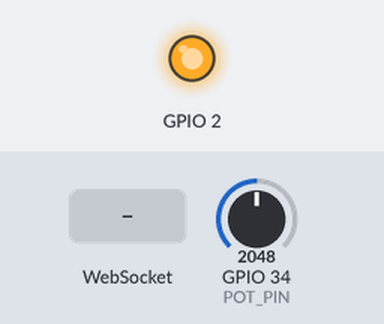
Bench run of a program on a simulated ESP32. On the bench: output pins drawn as LEDs (lit = HIGH). Inputs (shaded band) come from the test bench; at power-on: GPIO 34 (POT_PIN) = 2048. WiFi joins after 1.5 s; servers stay silent unless stated; what the program prints to the serial monitor is not drawn.

Above: at 1.6 s.
At 3.7 s:
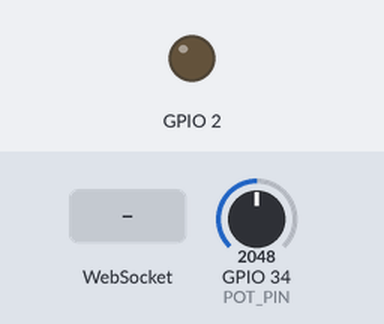
3.8 s: WebSocket text "1" received
Timing chart, 0 to 6.8 s (numbered marks = the images above; inputs shaded):
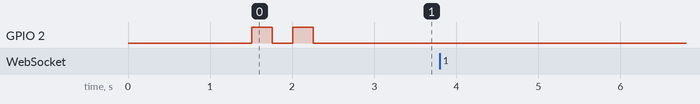

The program:

main.cpp
```cpp
#include <Arduino.h>
#include <WiFi.h>
#include <WebSocketsClient.h>

#include <secrets.h>
#include <wifi_log.h>

// EN: ESP32 side of joined-example-04a — identical to joined-example-04.
//     Same potentiometer-streaming logic: read GPIO 34 ADC ~20 Hz, push
//     `{"tipSporočila":"potenciometer","pin":34,"vrednost":<int>}` to
//     the Node hub. The **only** difference vs joined-04 is on the
//     browser side: the page now plots the incoming values as a live
//     line graph on an HTML5 canvas instead of just showing the latest
//     number. No chip-side change.
// SL: Stran ESP32 v joined-example-04a — identično kot joined-example-04.
//     Enako pošiljanje meritev potenciometra: branje ADC-ja GPIO 34 z
//     ~20 Hz, pošiljanje JSON sporočila
//     `{"tipSporočila":"potenciometer","pin":34,"vrednost":<int>}` na
//     Node zvezdišče. **Edina** razlika v primerjavi z joined-04 je na
//     strani brskalnika: stran dohodne vrednosti zdaj izrisuje kot
//     živi linijski graf na HTML5 platnu, namesto da bi prikazovala le
//     zadnjo številko. Na čipu se ne spremeni nič.
const uint16_t SERVER_PORT = 8811;
const uint8_t  POT_PIN     = 34;

WebSocketsClient webSocket;

int vrednostPotenciometra = 0;

void onWebSocketEvent(WStype_t type, uint8_t* payload, size_t length) {
  switch (type) {
    case WStype_CONNECTED:
      Serial.printf("Povezana s strežnikom %s:%u\n", SERVER_HOST, SERVER_PORT);
      break;
    case WStype_DISCONNECTED:
      Serial.println("Povezava s strežnikom prekinjena.");
      break;
    default:
      break;
  }
}

void setup() {
  Serial.begin(115200);

  printWifiTarget();
  WiFi.begin(WIFI_SSID, WIFI_PASSWORD);

  while (WiFi.status() != WL_CONNECTED) {
    delay(500);
    Serial.println("Povezovanje z WiFi omrežjem ...");
  }

  Serial.println("Modul esp32 je povezan!");
  Serial.print("IP naslov esp32 modula: ");
  Serial.println(WiFi.localIP());

  pinMode(2, OUTPUT);
  digitalWrite(2, HIGH); delay(250);
  digitalWrite(2, LOW);  delay(250);
  digitalWrite(2, HIGH); delay(250);
  digitalWrite(2, LOW);  delay(250);

  webSocket.begin(SERVER_HOST, SERVER_PORT);
  webSocket.onEvent(onWebSocketEvent);
}

void loop() {
  webSocket.loop();

  // EN: read the ADC, format a JSON payload, send. Inline raw-string
  //     literal + `String + …` concatenation: simplest way to inject a
  //     dynamic integer into JSON without ArduinoJson. The chip is a
  //     producer here, so we never need to parse anything coming in.
  // SL: preberi ADC, sestavi JSON, pošlji. Surov niz + `String + …`
  //     združevanje: najpreprostejši način, da dinamično vrednost
  //     vstaviš v JSON brez ArduinoJson-a. Čip je tu proizvajalec, zato
  //     nam dohodnih sporočil ni treba razčlenjevati.
  vrednostPotenciometra = analogRead(POT_PIN);

  String dataString = R"({"tipSporočila":"potenciometer","pin":34,"vrednost":)";
  dataString += String(vrednostPotenciometra);
  dataString += "}";

  webSocket.sendTXT(dataString);

  delay(50); // ~20 Hz stream
}
```

Measured:
- after the input at 3.8 s, every drawn part: stays the same
